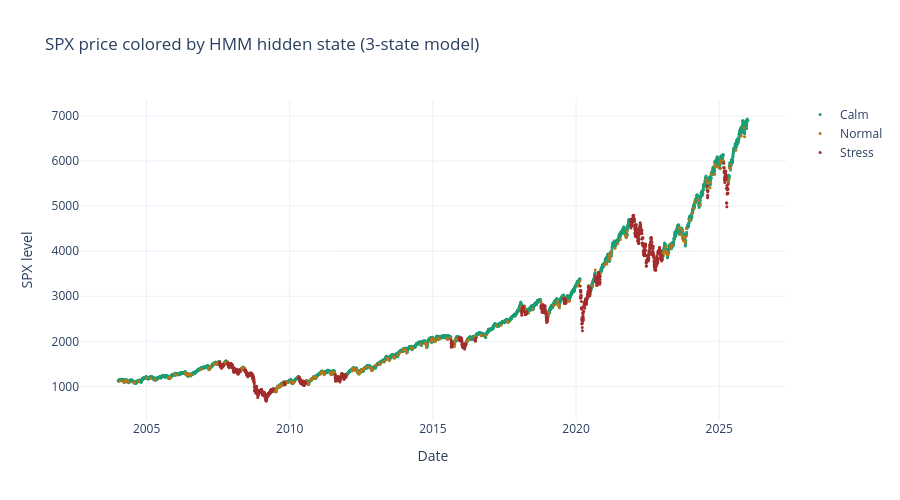

The notebook cell saved with this chart:
### Code cell
regime_series_3s = pd.Series(hidden_states_3s, index=dates).map(labels_3s)

fig = go.Figure()
colors_3s = {"Calm": "#1D9E75", "Normal": "#BA7517", "Stress": "#A32D2D"}

for label in ["Calm", "Normal", "Stress"]:
    mask = regime_series_3s == label
    fig.add_trace(go.Scatter(
        x=dates[mask], y=spx_aligned[mask],
        mode="markers", name=label,
        marker=dict(color=colors_3s[label], size=3)
    ))

fig.update_layout(
    title="SPX price colored by HMM hidden state (3-state model)",
    template="plotly_white", height=500,
    yaxis_title="SPX level", xaxis_title="Date"
)
fig.show()

### Figure 1 — Plotly figure (JSON) as saved in the notebook; plotly's stock layout.template omitted (floating-point values rounded to 4 significant figures; data arrays with more than 128 entries replaced by an {"elided": "..."} marker saying what was removed)
{"data": [{"marker": {"color": "#1D9E75", "size": 3}, "mode": "markers", "name": "Calm", "type": "scatter", "x": {"elided": "3988 str values"}, "y": {"elided": "3988 float values"}}, {"marker": {"color": "#BA7517", "size": 3}, "mode": "markers", "name": "Normal", "type": "scatter", "x": {"elided": "302 str values"}, "y": {"elided": "302 float values"}}, {"marker": {"color": "#A32D2D", "size": 3}, "mode": "markers", "name": "Stress", "type": "scatter", "x": {"elided": "1155 str values"}, "y": {"elided": "1155 float values"}}], "layout": {"height": 500, "title": {"text": "SPX price colored by HMM hidden state (3-state model)"}, "xaxis": {"title": {"text": "Date"}}, "yaxis": {"title": {"text": "SPX level"}}}}
